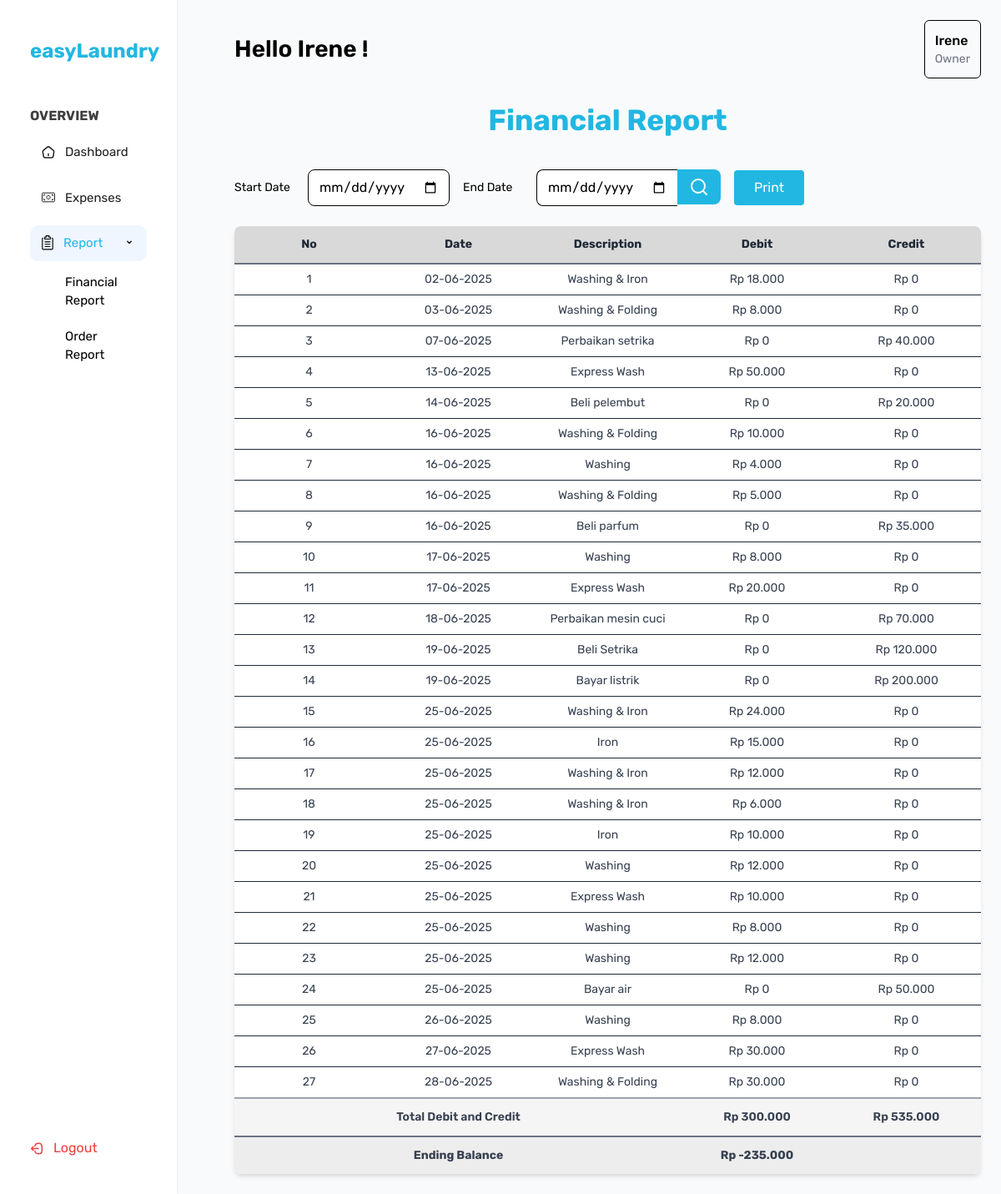
The page /pemilik/laporankeuangan.php (signed in) on the database its author committed.
### tables this page shows
CREATE TABLE `pesanan` (
  `id` int(15) NOT NULL,
  `nama` varchar(100) NOT NULL,
  `layanan` varchar(30) NOT NULL,
  `berat` varchar(30) NOT NULL,
  `total_harga` int(50) NOT NULL,
  `no_telp` int(30) NOT NULL,
  `tgl` date NOT NULL,
  `parfum` varchar(50) NOT NULL,
  `pembayaran` enum('Unpaid','Paid','','') NOT NULL DEFAULT 'Unpaid',
  `status` enum('Process','Finished','','') NOT NULL DEFAULT 'Process',
  `id_pelanggan` int(11) DEFAULT NULL,
  `id_karyawan` int(11) DEFAULT NULL
);

CREATE TABLE `pengeluaran` (
  `id` int(20) NOT NULL,
  `tgl` date NOT NULL,
  `deskripsi` text NOT NULL,
  `nominal` int(30) NOT NULL,
  `id_pemilik` int(11) DEFAULT NULL
);

### pemilik/laporankeuangan.php (the view, shortened to what this page needs)
<?php
include '../koneksi.php';
$namaUser = $_SESSION['nama'] ?? 'User';
$tglAwal = $_POST['tanggalawal'] ?? '';
$tglAkhir = $_POST['tanggalakhir'] ?? '';
$filterPesanan = '';
$filterPengeluaran = '';
$pesanan = mysqli_query($connect, "SELECT id, tgl AS tanggal, layanan AS deskripsi, total_harga AS debit FROM pesanan $filterPesanan");
$pengeluaran = mysqli_query($connect, "SELECT id, tgl As tanggal, deskripsi AS deskripsi, nominal AS credit FROM pengeluaran $filterPengeluaran");
$transaksi = [];
while ($row = mysqli_fetch_assoc($pesanan)) {
  $transaksi[] = [
    'tanggal' => $row['tanggal'],
    'deskripsi' => $row['deskripsi'],
    'debit' => (int)$row['debit'],
    'credit' => 0,
  ];
}
while ($row = mysqli_fetch_assoc($pengeluaran)) {
  $transaksi[] = [
    'tanggal' => $row['tanggal'],
    'deskripsi' => $row['deskripsi'],
    'debit' => 0,
    'credit' => (int)$row['credit'],
  ];
}
usort($transaksi, fn($a, $b) => strtotime($a['tanggal']) - strtotime($b['tanggal']));
?>
<!DOCTYPE html>
<html lang="en">
<head>
  <script src="https://cdn.tailwindcss.com"></script>
</head>
<body class="flex bg-gray-50 min-h-screen">
  <?php include 'sidebarpemilik.php'; ?>
  <div class="ml-[45px] w-[calc(100%-212px)] h-screen overflow-y-auto p-6">
    <div class="flex justify-between items-center mb-6">
      <h2 style="font-size: 28px;" class="text-2xl font-semibold">Hello <?= htmlspecialchars($namaUser) ?> !</h2>
      <div class="border border-black p-3 rounded-md">
        <p class="font-medium"><?= htmlspecialchars($namaUser) ?></p>
        <p class="text-sm text-gray-500">Owner</p>
      </div>
    </div>
    <h1 style="font-size: 35px; color: #21B7E2;" class="text-center font-bold mb-8 mt-5">Financial Report</h1>
    <form method="POST" class="flex items-center gap-4 mb-6">
      <div class="flex items-center gap-2">
        <label class="text-sm min-w-[80px]">Start Date</label>
        <input type="date" name="tanggalawal" value="<?= $tglAwal ?>" class="border border-black px-3 py-2 rounded-[8px]" required>
      </div>
      <div class="flex items-center gap-2">
        <label class="text-sm min-w-[80px]">End Date</label>
        <div class="flex">
          <input type="date" name="tanggalakhir" value="<?= $tglAkhir ?>" class="border border-black px-3 py-2 rounded-l-[8px] border-r-0" required>
          <button type="submit" class="bg-[#21b7e2] text-white px-4 py-2 rounded-r-[8px] h-[42px]">
          </button>
        </div>
      </div>
      <button type="button" onclick="window.print()" class="bg-[#21b7e2] text-white px-6 py-2 rounded h-[42px]">
        Print
      </button>
    </form>
    <div id="print-area">
      <div class="mt-6 rounded-lg shadow-md overflow-hidden">
        <table class="w-full text-sm text-left table-fixed border-collapse">
          <thead class="bg-[#D9D9D9] text-gray-800">
            <tr class="border-b-2 border-gray-500">
              <th class="py-3 px-4 text-center">No</th>
              <th class="py-3 px-4 text-center">Date</th>
              <th class="py-3 px-4 text-center">Description</th>
              <th class="py-3 px-4 text-center">Debit</th>
              <th class="py-3 px-4 text-center">Credit</th>
            </tr>
          </thead>
          <tbody class="text-gray-700 bg-white">
            <?php
              $no = 1; $totalDebit = 0; $totalCredit = 0;
              foreach ($transaksi as $row):
                $totalDebit += $row['debit'];
                $totalCredit += $row['credit'];
            ?>
              <tr class="border-b border-gray-800">
                <td class="py-2 px-4 text-center"><?= $no++ ?></td>
                <td class="py-2 px-4 text-center"><?= date('d-m-Y', strtotime($row['tanggal'])) ?></td>
                <td class="py-2 px-4 text-center"><?= $row['deskripsi'] ?></td>
                <td class="py-2 px-4 text-center">Rp <?= number_format($row['debit'], 0, ',', '.') ?></td>
                <td class="py-2 px-4 text-center">Rp <?= number_format($row['credit'], 0, ',', '.') ?></td>
              </tr>
            <?php endforeach; ?>
            <tr class="bg-[#F5F5F5] font-semibold border-t-2 border-gray-400">
              <td colspan="3" class="py-3 px-4 text-center">Total Debit and Credit</td>
              <td class="py-3 px-4 text-center">Rp <?= number_format($totalDebit, 0, ',', '.') ?></td>
              <td class="py-3 px-4 text-center">Rp <?= number_format($totalCredit, 0, ',', '.') ?></td>
            </tr>
            <tr class="bg-[#EDEDED] font-bold border-t-2 border-gray-500">
              <td colspan="3" class="py-3 px-4 text-center">Ending Balance</td>
              <td class="py-3 px-4 text-center">Rp <?= number_format($totalDebit - $totalCredit, 0, ',', '.') ?></td>
              <td class="py-3 px-4 text-center"></td>
            </tr>
          </tbody>
        </table>
      </div>
    </div>
  </div>
</body>
</html>

### pemilik/laporankeuangan.php (style rules this page uses)
body { font-family: 'Rubik'; }

### pemilik/sidebarpemilik.php (style rules this page uses)
:root { --gray-1: #333333; --primary-color-gray-10: #FFFFFF; --primary-color-gray-100: #202020; --primary-color-gray-90: #3F3F3F; --white: #FFFFFF; --blue: #21B7E2; --light-blue: #D0F6FF; --red: #F13E3E; }

### rows shown on the page
pesanan: tgl "02-06-2025", layanan "Washing & Iron", total_harga "18.000", credit "0"
pesanan: tgl "03-06-2025", layanan "Washing & Folding", total_harga "8.000", credit "0"
pengeluaran: tgl "07-06-2025", deskripsi "Perbaikan setrika", debit "0", nominal "40.000"
pesanan: tgl "13-06-2025", layanan "Express Wash", total_harga "50.000", credit "0"
pengeluaran: tgl "14-06-2025", deskripsi "Beli pelembut", debit "0", nominal "20.000"
pesanan: tgl "16-06-2025", layanan "Washing & Folding", total_harga "10.000", credit "0"
pesanan: tgl "16-06-2025", layanan "Washing", total_harga "4.000", credit "0"
pesanan: tgl "16-06-2025", layanan "Washing & Folding", total_harga "5.000", credit "0"
pengeluaran: tgl "16-06-2025", deskripsi "Beli parfum", debit "0", nominal "35.000"
pesanan: tgl "17-06-2025", layanan "Washing", total_harga "8.000", credit "0"
pesanan: tgl "17-06-2025", layanan "Express Wash", total_harga "20.000", credit "0"
pengeluaran: tgl "18-06-2025", deskripsi "Perbaikan mesin cuci", debit "0", nominal "70.000"
pengeluaran: tgl "19-06-2025", deskripsi "Beli Setrika", debit "0", nominal "120.000"
pengeluaran: tgl "19-06-2025", deskripsi "Bayar listrik", debit "0", nominal "200.000"
pesanan: tgl "25-06-2025", layanan "Washing & Iron", total_harga "24.000", credit "0"
pesanan: tgl "25-06-2025", layanan "Iron", total_harga "15.000", credit "0"
pesanan: tgl "25-06-2025", layanan "Washing & Iron", total_harga "12.000", credit "0"
pesanan: tgl "25-06-2025", layanan "Washing & Iron", total_harga "6.000", credit "0"
pesanan: tgl "25-06-2025", layanan "Iron", total_harga "10.000", credit "0"
pesanan: tgl "25-06-2025", layanan "Express Wash", total_harga "10.000", credit "0"
pesanan: tgl "25-06-2025", layanan "Washing", total_harga "8.000", credit "0"
pengeluaran: tgl "25-06-2025", deskripsi "Bayar air", debit "0", nominal "50.000"
pesanan: tgl "26-06-2025", layanan "Washing", total_harga "8.000", credit "0"
pesanan: tgl "27-06-2025", layanan "Express Wash", total_harga "30.000", credit "0"
pesanan: tgl "28-06-2025", layanan "Washing & Folding", total_harga "30.000", credit "0"

### other values the page prints
$namaUser "Irene"
date('d-m-Y', strtotime($row['tanggal'])) "25-06-2025"
$row['deskripsi'] "Washing"
$row['debit'] "12.000"
$row['credit'] "0"
$totalDebit "300.000"
$totalCredit "535.000"
$totalDebit - $totalCredit "-235.000"
